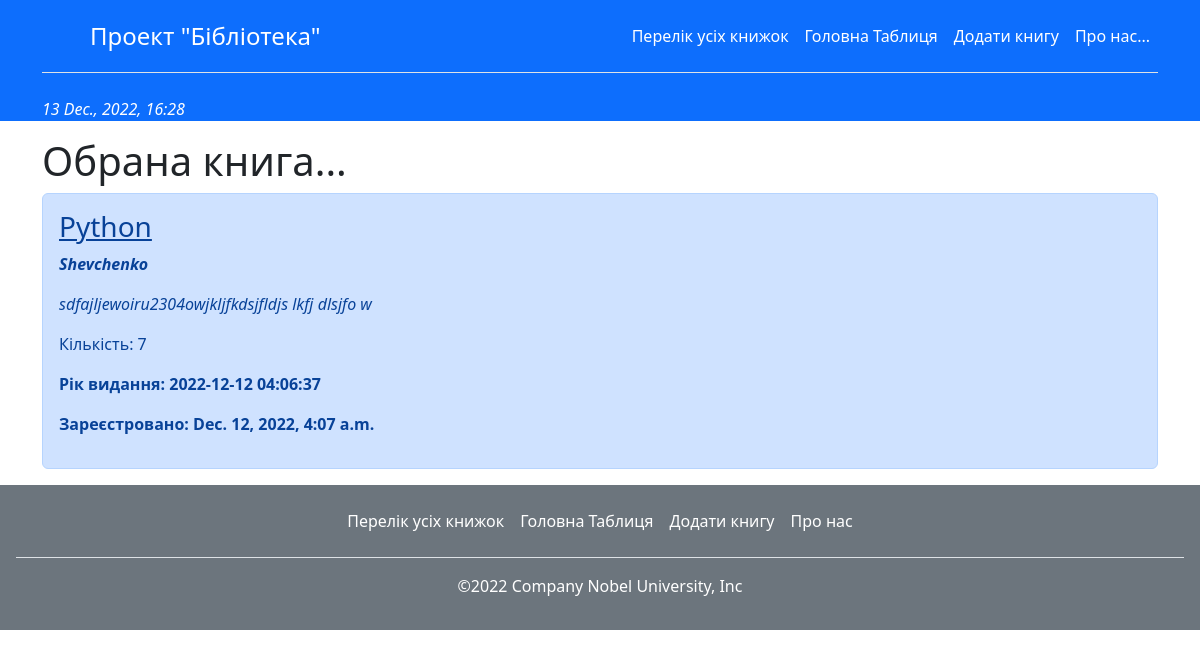
/book/1/view/, run on the app's committed database.
### main/models.py (models this page shows, shortened)
class Book(models.Model):
    title = models.CharField('Назва', max_length=50)
    author = models.CharField('Автор', max_length=50)
    text = models.TextField('Опис')
    published = models.CharField('Рік видання', max_length=4, default='2022')
    created = models.DateTimeField(auto_now_add=True)
    count = models.IntegerField('Кількість', default=1)
    class Meta:
        verbose_name = 'Книга'
        verbose_name_plural = 'Книги'

### main/views.py (the view)
# urls.py: path('book/<int:id>/view/', views.book_view, name='book_view'),
def book_view(request, id=1):
    book = Book.objects.get(id=id)
    return render(request, 'main/book_view.html', {'title': 'Обрана книга', 'book': book})

### main/templates/main/book_view.html (shortened to what this page needs)
{% extends 'main/base.html' %}
{% block content %}
<h1>Обрана книга...</h1>
{% if book %}
    <div class="alert alert-primary mt-1">
        <h3><u>{{ book.title }}</u></h3>
        <p><b><i>{{ book.author }}</i></b></p>
        <p><i>{{ book.text }}</i></p>
        <p>Кількість: {{ book.count }}</p>
        <p><b>Рік видання: {{ book.published }}</b></p>
        <p><b>Зареєстровано: {{ book.created }}</b></p>
    </div>
{% else %}
    <p>В даному каталозі обраний запис відсутні.</p>
{% endif %}
{% endblock %}

### main/templates/main/base.html (shortened to what this page needs)
<!doctype html>
<html lang="en">
<head>
    <link href="https://cdn.jsdelivr.net/npm/bootstrap@5.2.3/dist/css/bootstrap.min.css" rel="stylesheet">
</head>
<header class="p3 bg-primary text-white">
    <div class="container">
        <header class="d-flex flex-wrap justify-content-center py-3 mb-4 border-bottom">
            <a href="/" class="d-flex align-items-center mb-3 mb-md-0 me-md-auto text-white text-decoration-none">
                <svg class="bi me-2" width="40" height="32"><use xlink:href="#bootstrap"></use></svg>
                <span class="fs-4">Проект "Бібліотека"</span>
            </a>
            <ul class="nav nav-pills">
                <li><a href="{% url 'home' %}" class="nav-link px-2 link-dark text-white">Перелік усіх книжок</a></li>
                <li><a href="{% url 'main' %}" class="nav-link px-2 link-dark text-white">Головна Таблиця</a></li>
                <li><a href="{% url 'create' %}" class="nav-link px-2 link-dark text-white">Додати книгу</a></li>
                <li><a href="{% url 'about' %}" class="nav-link px-2 link-dark text-white">Про нас...</a></li>
            </ul>
        </header>
        <p class="text-white"><i>{% now "d N, Y, H:i" %}</i></p>
    </div>
</header>
<body>
    <div class="container">
        {% block content %}{% endblock %}
    </div>
    <footer class="p-3 bg-secondary text-white">
        <ul class="nav justify-content-center border-bottom pb-3 mb-3">
            <li><a href="{% url 'home' %}" class="nav-link px-2 link-dark text-white">Перелік усіх книжок</a></li>
            <li><a href="{% url 'main' %}" class="nav-link px-2 link-dark text-white">Головна Таблиця</a></li>
            <li><a href="{% url 'create' %}" class="nav-link px-2 link-dark text-white">Додати книгу</a></li>
            <li><a href="{% url 'about' %}" class="nav-link px-2 link-dark text-white">Про нас</a></li>
        </ul>
        <p class="text-center text-white">©2022 Company Nobel University, Inc</p>
    </footer>
</body>
</html>

### data on the page
Book: title "Python", author "Shevchenko", text "sdfajljewoiru2304owjkljfkdsjfldjs lkfj dlsjfo w", count "7", published "2022-12-12 04:06:37", created "Dec. 12, 2022, 4:07 a.m."
